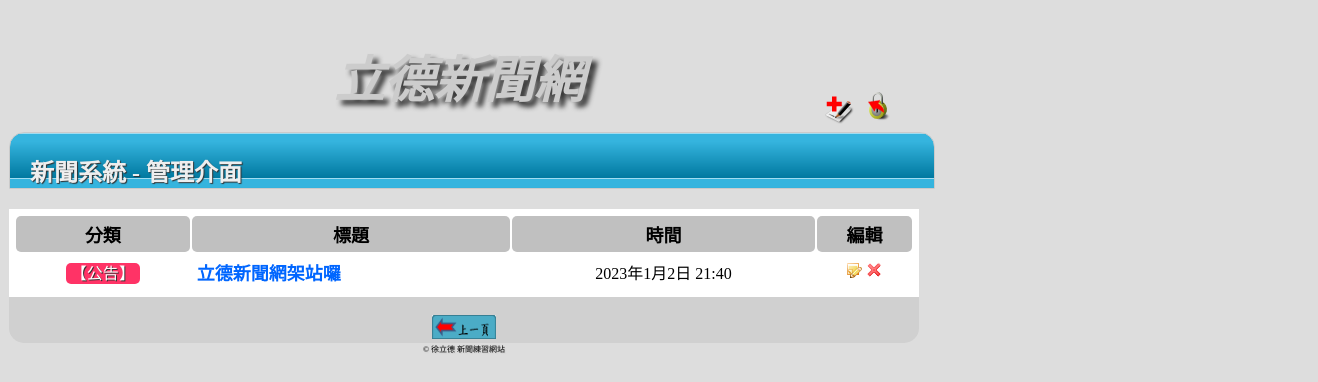
/adminmain/2/, run on the app's committed database.
### myapp/models.py (models this page shows, shortened)
class NewsData(models.Model):
    catego = models.CharField(max_length=10, null=False)
    nickname = models.CharField(max_length=20, null=False)
    title = models.CharField(max_length=50, null=False)
    message = models.TextField(null=False)
    pubtime = models.DateTimeField(auto_now=True)
    enabled = models.BooleanField(default=False)
    press = models.IntegerField(default=0)

### myapp/views.py (the view)
# urls.py: path('adminmain/', views.adminmain),
def adminmain(request,pageindex=None):
    global page
    pagesize = 8
    newsall = models.NewsData.objects.all().order_by('-id')
    datasize = len(newsall)
    total_page = math.ceil(datasize / pagesize)
    if pageindex == None:
        page = 1
        news_units = models.NewsData.objects.all().order_by('-id')[:pagesize]
    else:
        page = int(pageindex)
        startpage = pagesize * (page - 1)
        news_units = models.NewsData.objects.all().order_by('-id')[startpage:startpage + 8]
    currentpage = page
    return render(request, "adminmain.html", locals())

### templates/adminmain.html (shortened to what this page needs)
<!DOCTYPE html>
<html>
<head>
	{% load static %}
	<link href="{% static "css/news_style.css" %}" rel="stylesheet" type="text/css" />
</head>
<body>
  	<div id="warp">
		<div id="header" align="center">
			<span class="logo" >
				立德新聞網
			</span>
			<span class="login_add">
				<a href="/admin_add/" title="新增新聞"><img src="{% static "images/append.png" %}" alt="新增新聞" width="32" height="32" /></a>
			</span>
			<span class="login_out">
				<a href="/news/" title=登出管理介面><img src="{% static "images/Lockoff.png" %}" alt="登出管理介面" width="32" height="32" /></a>
			</span>
		</div>
		<div class="headings">
		  <h2>新聞系統 - 管理介面</h2>
		</div>
    	<div class="contentbox">
			<table width="100%" >
				<tr>
		  			<th align="center">分類</th>
		  			<th align="center">標題</th>
		  			<th align="center">時間</th>
		  			<th align="center">編輯</th>
				</tr>
		{% for unit in news_units %}
				<tr class="alt">
					<td align="center"><span class="typeblock">【{{ unit.catego }}】</span></td>
					<td><a href="/detail/{{unit.id}}/">{{ unit.title }}</a></td>
					<td align="center">{{ unit.pubtime }}</td>
					<td align="center">
						<a href="/admin_edit/{{unit.id}}/" title="新聞編輯"> <img src="{% static "images/note_edit.png" %}"  width="16" height="16" /></a>
						<a href="/admin_delete/{{unit.id}}/" title="新聞刪除"><img src="{% static "images/cross.png" %}" width="16" height="16" /></a>
					</td>
				</tr>
		{% empty %}
				<div class="status warning">
					<p><img src="{% static "images/icon_warning.png" %}" alt="Warning" /><span>注意</span> 目前新聞資料庫中沒有任何資料！</p>
				</div>
		{% endfor %}
			</table>
			<div class="top_function" align="center" >
		{% if currentpage > 1 %}
			 	<a href="/adminmain/1/" title="上一頁">
				<img src="{% static "images/previous.png" %}" alt="上一頁" width="64" height="24" /></a>
		{% endif %}
			</div>
			<div id="footer">&copy; 徐立德 新聞練習網站 </div>
		</div>
	</div>
</body>
</html>

### static/css/news_style.css (style rules this page uses)
table { padding:5px; margin-top:20px; margin-bottom:0px; margin-color:red; background:white; }
table td { padding:5px; }
.logo { font-style:italic; font-weight:bold; font-size:50px; margin-top:20px; padding: 0 20px; text-shadow: 5px 5px 5px #333; width:80%; height: 55px; color: #CCC; }
table td a { text-decoration: none; font-size:18px; font-weight: bold; color: #06F; }
table tr th { border-radius: 5px; padding:5px; background:silver; font-size:18px; font-weight: bold; }
.headings { margin-top:20px; padding: 0 20px; border: 1px solid #CACACA; text-shadow: 1px 1px 1px #333; border-top-left-radius: 15px; border-top-right-radius: 15px; width:68%; height: 55px; background-color: #EAEAEA; background-image: url(images/bg_heading_alt.png); color: #EEE; }
body { background:#DDDDDD; }
#footer { font-size:8px; text-shadow: 1px 1px 1px #CCC; text-align: center; }
#warp { height: 100%; margin-top: 40px; margin-right: auto; margin-bottom: 0; margin-left: auto; width: 1300px; }
.typeblock { color: #FFF; background-color: #F36; padding: 2px 5px; text-align: center; text-shadow: 1px 1px #333; border-radius: 5px; }
#header { width: 900px; position: relative; }
.contentbox { width:70% }
.top_function { background:#D0D0D0; border-bottom-left-radius:15px; border-bottom-right-radius:15px; }
.login_out { position: absolute; width: 40px; height: 19px; right:10px; top:50px; }
.login_add { position: absolute; width: 40px; height: 19px; right:50px; top:53px; }

### data on the page
NewsData: catego "公告", title "立德新聞網架站囉", pubtime "2023年1月2日 21:40"
